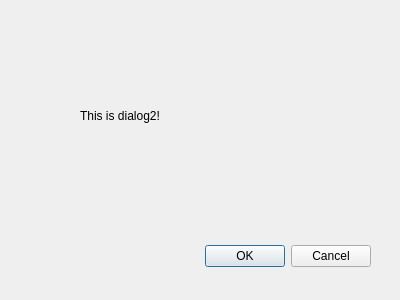
<?xml version="1.0" encoding="UTF-8"?>
<ui version="4.0">
 <class>Dialog2</class>
 <widget class="QDialog" name="Dialog2">
  <property name="geometry">
   <rect>
    <x>0</x>
    <y>0</y>
    <width>400</width>
    <height>300</height>
   </rect>
  </property>
  <property name="windowTitle">
   <string>Dialog</string>
  </property>
  <widget class="QDialogButtonBox" name="buttonBox">
   <property name="geometry">
    <rect>
     <x>30</x>
     <y>240</y>
     <width>341</width>
     <height>32</height>
    </rect>
   </property>
   <property name="orientation">
    <enum>Qt::Horizontal</enum>
   </property>
   <property name="standardButtons">
    <set>QDialogButtonBox::Cancel|QDialogButtonBox::Ok</set>
   </property>
  </widget>
  <widget class="QLabel" name="label">
   <property name="geometry">
    <rect>
     <x>80</x>
     <y>90</y>
     <width>241</width>
     <height>51</height>
    </rect>
   </property>
   <property name="text">
    <string>This is dialog2!</string>
   </property>
  </widget>
 </widget>
 <resources/>
 <connections>
  <connection>
   <sender>buttonBox</sender>
   <signal>accepted()</signal>
   <receiver>Dialog2</receiver>
   <slot>accept()</slot>
   <hints>
    <hint type="sourcelabel">
     <x>248</x>
     <y>254</y>
    </hint>
    <hint type="destinationlabel">
     <x>157</x>
     <y>274</y>
    </hint>
   </hints>
  </connection>
  <connection>
   <sender>buttonBox</sender>
   <signal>rejected()</signal>
   <receiver>Dialog2</receiver>
   <slot>reject()</slot>
   <hints>
    <hint type="sourcelabel">
     <x>316</x>
     <y>260</y>
    </hint>
    <hint type="destinationlabel">
     <x>286</x>
     <y>274</y>
    </hint>
   </hints>
  </connection>
 </connections>
</ui>
